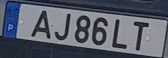
#> input picture cropped/0_frame_000001(1).jpg, 168 x 58 px, found by its file name; its folder holds only this picture in this run
$ python ocr.py
#> lines starting #> are read from the running program, lines starting #| are printed output that depends on the picture; after the words box and inside, x2 and y2 are one past the last pixel; in counts of white or black regions, pixels touching at a corner belong together
import cv2
import pytesseract
import os

pytesseract.pytesseract.tesseract_cmd = r'C:/Program Files/Tesseract-OCR/tesseract.exe'

def delete_shapes(binary_image):
    # Find connected components in the binary image
    num_labels, labels, stats, centroids = cv2.connectedComponentsWithStats(binary_image)

    # Get the image dimensions
    height, width = binary_image.shape[:2]

    # Iterate over the connected components
    for label in range(1, num_labels):  # Exclude background label 0
        # Get the bounding box coordinates (x, y, width, height) of the shape
        x, y, w, h = stats[label, cv2.CC_STAT_LEFT], stats[label, cv2.CC_STAT_TOP], \
                    stats[label, cv2.CC_STAT_WIDTH], stats[label, cv2.CC_STAT_HEIGHT]

        # Check if the bounding box intersects with the image boundaries
        if x == 0 or y == 0 or (x + w) == width or (y + h) == height:
            # Remove the shape by setting its pixels to black
            binary_image[labels == label] = 0

    return binary_image

# Directory containing the image files
#directory = 'C:/Users/Vastingood/Documents/GitHub/Tese/cropped'
directory = 'C:/Users/Santi LM/Documents/GitHub/Tese/cropped'
further_processing = True
# Iterate through each file in the directory
for filename in os.listdir(directory):
    if filename.endswith('.jpg') or filename.endswith('.png'):
        # Path to the image file
        image_path = os.path.join(directory, filename)

        # Read the image using OpenCV
        image = cv2.imread(image_path)
#> image is the input picture: shape (58, 168, 3); mean B, G, R 106.2, 92.7, 88.4

        # Check the height of the image
        height = image.shape[0]
#> height = 58
        if height < 25:
            continue  # Skip the image if height is less than 25 pixels

        # Convert the image to the HSV color space
        hsv = cv2.cvtColor(image, cv2.COLOR_BGR2HSV)
#> hsv: shape (58, 168, 3); mean H, S, V 114.5, 55, 106.2

        # Extract the V channel
        v_channel = hsv[:,:,2]
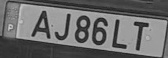
#> v_channel: shape (58, 168); min 24, max 202, mean 106.2

        # Binarize the V channel using thresholding
        _, binary_image = cv2.threshold(v_channel, 0, 255, cv2.THRESH_BINARY | cv2.THRESH_OTSU)
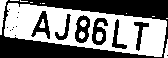
#> binary_image: shape (58, 168); 49.7% white; 15 white regions (8 under 20 px), largest, box (x1, y1, x2, y2) and area: (4, 3, 167, 57) 4471, (0, 0, 8, 35) 136, (96, 32, 103, 41) 53

        # Invert the binarized image
        img = cv2.bitwise_not(binary_image)

        # Perform opening operation (erode-dilate)
        kernel = cv2.getStructuringElement(cv2.MORPH_RECT, (3, 3))
        img = cv2.morphologyEx(img, cv2.MORPH_OPEN, kernel)
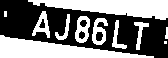
#> img: shape (58, 168); 48% white; 11 white regions (2 under 20 px), largest, box (x1, y1, x2, y2) and area: (0, 35, 154, 58) 1793, (28, 0, 168, 20) 1696, (75, 16, 90, 43) 246

        if further_processing:
            img = delete_shapes(img)
#> in delete_shapes, `num_labels, labels, stats, centroids = cv2.connectedComponentsWithStat..`:
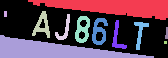
#> labels: shape (58, 168) int32; 12 distinct labels, from 0 to 11; one colour per label, 0 black
#> in delete_shapes, `num_labels, labels, stats, centroids = cv2.connectedComponentsWithStat..`: num_labels = 12; stats = [[0, 0, 168, 58, 5065], [28, 0, 140, 20, 1696], [4, 11, 3, 6, 18], [32, 11, 18, 27, 216], [55, 14, 15, 26, 129], [75, 16, 15, 27, 246], [92, 18, 16, 27, 242], [112, 20, 15, 29, 149], [134, 22, 15, 28, 153], [165, 27, 3, 12, 28], [0, 35, 154, 23, 1793], [164, 41, 3, 3, 9]]; centroids = [[82.65, 27.82], [113.4, 6.53], [5, 13.5], [41.85, 24.97], [63.99, 29.46], [82.05, 29.04], [98.93, 30.82], [117, 37.23], [139.8, 32.3], [166.3, 33.07], [53.66, 50.14], [165, 42]]
#> the loop in delete_shapes, `for label in range(1, num_labels):` made 11 passes
#> (x, y, w, h) on passes 1 to 11: (28, 0, 140, 20), (4, 11, 3, 6), (32, 11, 18, 27), (55, 14, 15, 26), (75, 16, 15, 27), (92, 18, 16, 27), (112, 20, 15, 29), (134, 22, 15, 28), (165, 27, 3, 12), (0, 35, 154, 23), (164, 41, 3, 3)
#> after the loop in delete_shapes, `for label in range(1, num_labels):`:
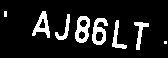
#> binary_image: shape (58, 168); 11.9% white; 8 white regions (2 under 20 px), largest, box (x1, y1, x2, y2) and area: (75, 16, 90, 43) 246, (92, 18, 108, 45) 242, (32, 11, 50, 38) 216, (134, 22, 149, 50) 153, (112, 20, 127, 49) 149, (55, 14, 70, 40) 129

        # Perform blur on the image
        #img = cv2.GaussianBlur(img, (3, 3), 0)

        # Perform OCR using Tesseract on the image
#> (the run stopped early here; a loop or call above may not have finished)
